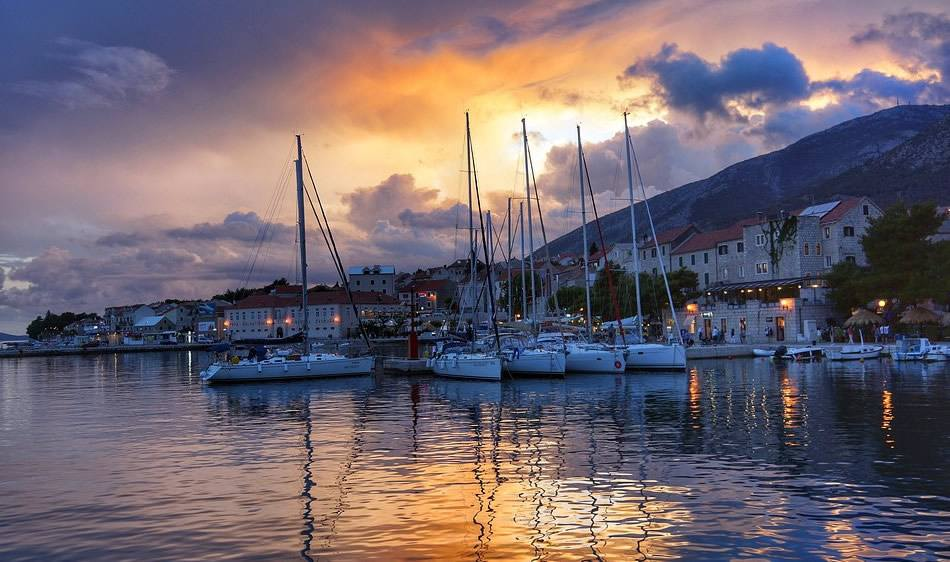
#> input picture 图像基础代码/chapter_two/dark2.jpg, 950 x 562 px
$ python 02_02.py
#> lines starting #> are read from the running program, lines starting #| are printed output that depends on the picture
#----02 图像滤波与增强-----
# 线性滤波： 方框滤波、均值滤波、高斯滤波
# 非线性滤波： 中值滤波、双边滤波
# 直方图均衡化 gamma变换
# author：RingoWu
# time：2020.7.21

import cv2
import numpy as np
import matplotlib.pyplot as plt

#-----------------------方框滤波  ksize越大越模糊----------------------
# flag = 1
flag = 0
if flag:
    img = cv2.imread('hanxue.jpg', cv2.IMREAD_UNCHANGED)
    dst = cv2.boxFilter(img,-1,(3,3),normalize=True)
    dst1 = cv2.boxFilter(img,-1,(3,3),normalize=False)
    cv2.imshow('orgin', img)
    cv2.imshow('boxfilter_normalize', dst)
    cv2.imshow('boxfilter', dst1)
    cv2.waitKey(0)
    cv2.destroyAllWindows()

#-------------------------均值滤波-------------------------------------
# flag = 1
flag = 0
if flag:
    img = cv2.imread('hanxue.jpg', 1)
    img = cv2.cvtColor(img, cv2.COLOR_BGR2RGB)  #opencv 与 matplotlib显示通道顺序不同
    dst = cv2.blur(img, (3, 3))
    plt.subplot(1,2,1)
    plt.imshow(img)
    plt.title("orgin")
    plt.subplot(1,2,2)
    plt.imshow(dst)
    plt.title('mean filter')
    plt.show()

#--------------------------高斯滤波-------------------------------------
# flag = 1
flag = 0
if flag:
    img = cv2.imread('hanxue.jpg', 1)
    dst = cv2.GaussianBlur(img,(3,3),3)
    cv2.imshow('orgin', img)
    cv2.imshow('gaussion filter', dst)
    cv2.waitKey(0)
    cv2.destroyAllWindows()

#------------------------中值滤波----------------------------------
# flag = 1
flag = 0
if flag:
    img = cv2.imread('median.png', cv2.IMREAD_UNCHANGED)
    dst = cv2.medianBlur(img,7)
    cv2.imshow('orgin',img)
    cv2.imshow('median filter', dst)
    cv2.waitKey(0)
    cv2.destroyAllWindows()

#-----------------------双边滤波-----------------------------------
# flag = 1
flag = 0
if flag:
    img = cv2.imread('bilateral.png', 1)
    dst = cv2.bilateralFilter(img,2,9,15)
    cv2.imshow('orgin',img)
    cv2.imshow('bilateral filter', dst)
    cv2.waitKey(0)
    cv2.destroyAllWindows()

#-------------------------直方图均衡化-----------------------------
# flag = 1
flag = 0
if flag:
    img = cv2.imread('dark.jpg', 0)
    dst = cv2.equalizeHist(img)
    #彩色图像
    img1 = cv2.imread('dark2.jpg', 1)
    (b,g,r) = cv2.split(img1)
    bh = cv2.equalizeHist(b)
    gh = cv2.equalizeHist(g)
    rh = cv2.equalizeHist(r)
    dst1 = cv2.merge((bh,gh,rh))
    cv2.imshow('orgin gray',img)
    cv2.imshow('orgin color',img1)
    cv2.imshow('equalize gray',dst)
    cv2.imshow('equalize color',dst1)
    cv2.waitKey(0)
    cv2.destroyAllWindows()

#-----------------------------gamma变换------------------------
def adjust(image,gamma=1.0):
    inv = 1 / gamma
    table = []
    for i in range(256):
        table.append(((i/255) ** inv) * 255)
    table = np.array(table).astype("uint8")
    return cv2.LUT(image, table)

flag = 1
# flag = 0
if flag:
    img = cv2.imread('dark2.jpg', 1)
#> img is the input picture: shape (562, 950, 3); mean B, G, R 110.9, 101.6, 112.9
    dst = adjust(img,gamma=1.5)
#> in adjust, `return cv2.LUT(image, table)`:
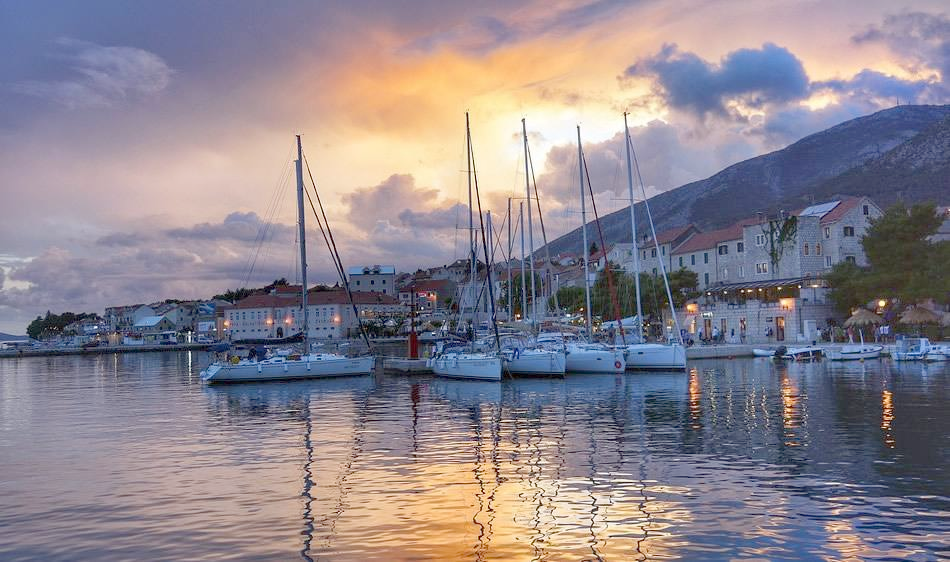
#> returned value: shape (562, 950, 3); mean of channels 0, 1, 2 142.8, 133.1, 140.7; drawn as B, G, R
    cv2.imshow('orgin',img)
    cv2.imshow('gamma',dst)
    cv2.waitKey(0)
    cv2.destroyAllWindows()
